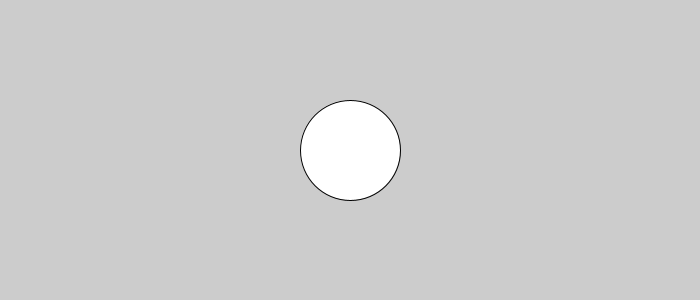
Frame 1 (no input)
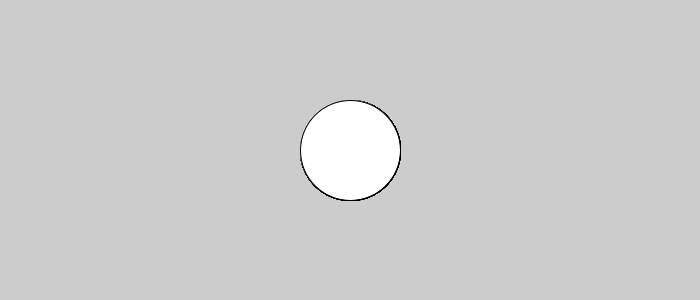
Frame 60 (the mouse pressed at the canvas centre just before this capture)
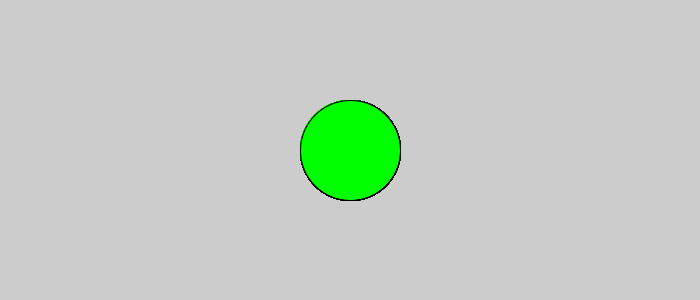
Frame 120 (the mouse held since frame 60 and released just before this capture)

The Processing sketch that drew these frames (run headless with seeded random() and noise(); from frame 60 on, the mouse is pressed at the canvas centre):

// Processing sketch: aula08_t1_ex04
// ── aula08_t1_ex04.pde
int contarCliques=0;
void setup(){
size(700,300);
}
void draw(){
  if(mousePressed){
  contarCliques=contarCliques+1;
  }
  if(contarCliques>=5){
  fill(0,255,0);
  }
ellipse(350,150,100,100);
println(contarCliques);
}
